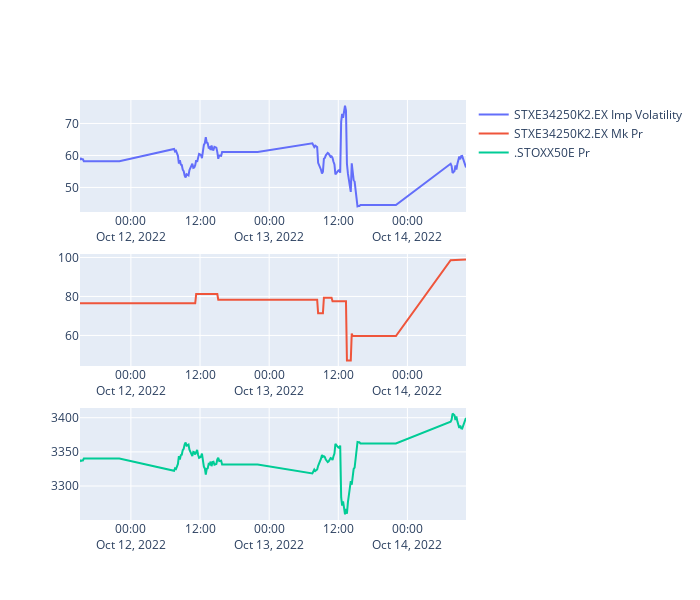

Notebook cell for this chart:
### Code cell
import refinitiv.data as rd
from refinitiv.data.content import historical_pricing
from refinitiv.data.content.historical_pricing import Intervals
from refinitiv.data.content.historical_pricing import Adjustments
from refinitiv.data.content.historical_pricing import MarketSession
from refinitiv.data.content import search

import numpy as np
import pandas as pd
import calendar
import pandas_market_calendars as mcal  # See `https://github.com/rsheftel/pandas_market_calendars/blob/master/examples/usage.ipynb` for info on this market calendar library
from datetime import datetime, timedelta
from dateutil.relativedelta import relativedelta
from pandas.tseries.offsets import BDay
from plotly.subplots import make_subplots
import plotly.graph_objects as go
import plotly.express as px # This is just to see the implied vol graph when that field is available

rd.open_session()



def get_exp_dates(year, days=True, mcal_get_calendar='EUREX'):
    '''
    get_exp_dates Version 2.0:

    This function gets expiration dates for a year for NDX options, which are the 3rd Fridays of each month.

    Changes
    ----------------------------------------------
    Changed from Version 1.0 to 2.0: Jonathan Legrand chaned Haykaz Aramyan's original code to allow
        (i) for the function's holiday argument to be changed, and defaulted to 'EUREX' as opposed to 'CBOE_Index_Options' and
        (ii) for the function to output full date objects as opposed to just days of the month if agument days=True.

    Dependencies
    ----------------------------------------------
    Python library 'pandas_market_calendars' version 3.2

    Parameters
    -----------------------------------------------
    Input:
        year(int): year for which expiration days are requested

        mcal_get_calendar(str): String of the calendar for which holidays have to be taken into account. More on this calendar (link to Github chacked 2022-10-11): https://github.com/rsheftel/pandas_market_calendars/blob/177e7922c7df5ad249b0d066b5c9e730a3ee8596/pandas_market_calendars/exchange_calendar_cboe.py
            Default: mcal_get_calendar='EUREX'

        days(bool): If True, only days of the month is outputed, else it's dataeime objects
            Default: days=True

    Output:
        dates(dict): dictionary of expiration days for each month of a specified year in datetime.date format.
    '''

    # get CBOE market holidays
    EUREXCal = mcal.get_calendar(mcal_get_calendar)
    holidays = EUREXCal.holidays().holidays

    # set calendar starting from Saturday
    c = calendar.Calendar(firstweekday=calendar.SATURDAY)

    # get the 3rd Friday of each month
    exp_dates = {}
    for i in range(1, 13):
        monthcal = c.monthdatescalendar(year, i)
        date = monthcal[2][-1]
        # check if found date is an holiday and get the previous date if it is
        if date in holidays:
            date = date + timedelta(-1)
        # append the date to the dictionary
        if year in exp_dates:
            ### Changed from original code from here on by Jonathan Legrand on 2022-10-11
            if days: exp_dates[year].append(date.day)
            else: exp_dates[year].append(date)
        else:
            if days: exp_dates[year] = [date.day]
            else: exp_dates[year] = [date]
    return exp_dates



timeOfCalcDatetime = datetime.now()  # For now, we will focuss on the use-case where we are calculating values for today; later we will allow for it historically for any day going back a few business days.
timeOfCalcStr = datetime.now().strftime('%Y-%m-%d')

fullDatesAtTimeOfCalc = get_exp_dates(timeOfCalcDatetime.year, days=False) # `timeOfCalcDatetime.year` here is 2022
fullDatesAtTimeOfCalcDatetime = [
    datetime(i.year, i.month, i.day)
    for i in fullDatesAtTimeOfCalc[list(fullDatesAtTimeOfCalc.keys())[0]]]




expiryDateOfInt = [i for i in fullDatesAtTimeOfCalcDatetime
                   if i > timeOfCalcDatetime + relativedelta(days=x)][0]



response2 = search.Definition(
    view = search.Views.SEARCH_ALL, # To see what views are available: `help(search.Views)` & `search.metadata.Definition(view = search.Views.SEARCH_ALL).get_data().data.df.to_excel("SEARCH_ALL.xlsx")`
    query=".STOXX50E",
    select="DocumentTitle, RIC, StrikePrice, ExchangeCode, ExpiryDate, UnderlyingAsset, " +
            "UnderlyingAssetName, UnderlyingAssetRIC, ESMAUnderlyingIndexCode, RCSUnderlyingMarket" +
            "UnderlyingQuoteName, UnderlyingQuoteRIC",
    filter="RCSAssetCategoryLeaf eq 'Option' and RIC eq 'STX*' and DocumentTitle ne '*Weekly*' " +
    "and CallPutOption eq 'Call' and ExchangeCode eq 'EUX' and " +
    f"ExpiryDate ge {(expiryDateOfInt - relativedelta(days=1)).strftime('%Y-%m-%d')} " +
    f"and ExpiryDate lt {(expiryDateOfInt + relativedelta(days=1)).strftime('%Y-%m-%d')}",  # ge (greater than or equal to), gt (greater than), lt (less than) and le (less than or equal to). These can only be applied to numeric and date properties.
    top=10000,
).get_data()
searchDf2 = response2.data.df

currentUnderlyingPrc = rd.get_history(
    universe=[searchDf2.UnderlyingQuoteRIC[0][0]],
    fields=["TRDPRC_1"],
    interval="tick").iloc[-1][0]
display(searchDf2.iloc[(searchDf2['StrikePrice']-currentUnderlyingPrc).abs().argsort()[:1]])



instrument = searchDf2.iloc[(searchDf2['StrikePrice']-currentUnderlyingPrc).abs().argsort()[:1]].RIC.values[0]



start = (timeOfCalcDatetime - pd.tseries.offsets.BDay(3)).strftime('%Y-%m-%dT%H:%M:%S.%f')  # '2022-10-05T07:30:00.000'
end = (datetime.now() - timedelta(minutes=0)).strftime('%Y-%m-%dT%H:%M:%S.%f') #  '2022-09-09T20:00:00.000'



_optnMrktPrice = rd.get_history(
    universe=[instrument],
    fields=["TRDPRC_1"],
    interval="10min",
    start=start,  # Ought to always start at 4 am for OPRA exchanged Options, more info in the article below
    end=end)  # Ought to always end at 8 pm for OPRA exchanged Options, more info in the article below



optnMrktPrice = _optnMrktPrice.resample('10Min').mean() # get a datapoint every 10 min
optnMrktPrice = optnMrktPrice[optnMrktPrice.index.strftime('%Y-%m-%d').isin([i for i in _optnMrktPrice.index.strftime('%Y-%m-%d').unique()])]  # Only keep trading days
optnMrktPrice = optnMrktPrice.loc[(optnMrktPrice.index.strftime('%H:%M:%S') >= '07:30:00') & (optnMrktPrice.index.strftime('%H:%M:%S') <= '22:00:00')]  # Only keep trading hours
optnMrktPrice.fillna(method='ffill', inplace=True)  # Forward Fill to populate NaN values



underlying = searchDf2.iloc[(searchDf2['StrikePrice']-currentUnderlyingPrc).abs().argsort()[:1]].UnderlyingQuoteRIC.values[0][0]



_underlyingMrktPrice = rd.get_history(
    universe=[underlying],
    fields=["TRDPRC_1"],
    interval="10min",
    start=start,
    end=end)
print(f"{underlying} data frame:")
display(_underlyingMrktPrice.iloc[-2:])



df = optnMrktPrice.copy()
df['underlying ' + underlying + ' TRDPRC_1'] = _underlyingMrktPrice
df.fillna(method='ffill', inplace=True)  # Forward Fill to populate NaN values
df = df.dropna()



K = searchDf2.iloc[(searchDf2['StrikePrice']-currentUnderlyingPrc).abs().argsort()[:1]].StrikePrice.values[0]



_EurRfRate = rd.get_history(
    universe=['EURIBOR3MD='],  # USD3MFSR=, USDSOFR=
    fields=['TR.FIXINGVALUE'],
    # Since we will use `dropna()` as a way to select the rows we are after later on in the code, we need to ask for more risk-free data than needed, just in case we don't have enough:
    start=(datetime.strptime(start, '%Y-%m-%dT%H:%M:%S.%f') - timedelta(days=1)).strftime('%Y-%m-%d'),
    end=(datetime.strptime(end, '%Y-%m-%dT%H:%M:%S.%f') + timedelta(days=1)).strftime('%Y-%m-%d'))



EurRfRate = _EurRfRate.resample('10Min').mean().fillna(method='ffill')
df['EurRfRate'] = EurRfRate
df = df.fillna(method='ffill')



request_definition = rd.delivery.endpoint_request.Definition(
    method = rd.delivery.endpoint_request.RequestMethod.POST,
    url = 'https://api.refinitiv.com/data/quantitative-analytics/v1/financial-contracts',
    body_parameters={
    "fields": [
    "MarketValueInDealCcy",
    "RiskFreeRatePercent",
    "UnderlyingPrice",
    "PricingModelType",
    "DividendType",
    "VolatilityType",
    "UnderlyingTimeStamp",
    "ReportCcy",
    "VolatilityType",
    "Volatility",
    "DeltaPercent",
    "GammaPercent",
    "RhoPercent",
    "ThetaPercent",
    "VegaPercent"
  ],
  "outputs": [
    "Data",
    "Headers"
  ],
  "universe": [
        {
          "instrumentType": "Option",
          "instrumentDefinition": {
            "buySell": "Buy",
            "underlyingType": "Eti",
            "instrumentCode": "STXE35500J2.EX",
            "strike": str(K),
          },
          "pricingParameters": {
            "marketValueInDealCcy": str(df['TRDPRC_1'][i]),
            "riskFreeRatePercent": str(df['EurRfRate'][i]),
            "underlyingPrice": str(df['underlying ' + underlying + ' TRDPRC_1'][i]),
            "pricingModelType": "BlackScholes",
            "dividendType": "ImpliedYield",
            "volatilityType": "Implied",
            "underlyingTimeStamp": "Default",
            "reportCcy": "EUR"
          }
        }
      for i in range(len(df.index))]
}
)

response3 = request_definition.get_data()
headers_name = [h['name'] for h in response3.data.raw['headers']]
response3df = pd.DataFrame(data=response3.data.raw['data'], columns=headers_name)



IPADf = response3df.copy()
IPADf.index = df.index
IPADf.columns.name = df.columns.name



fig = make_subplots(rows=3, cols=1)

fig.add_trace(go.Scatter(x=IPADf.index, y=IPADf.Volatility, name=instrument + ' Imp Volatility'), row=1, col=1)
fig.add_trace(go.Scatter(x=IPADf.index, y=IPADf.MarketValueInDealCcy, name=instrument + ' Mk Pr'), row=2, col=1)
fig.add_trace(go.Scatter(x=IPADf.index, y=IPADf.UnderlyingPrice, name=underlying + ' Pr'), row=3, col=1)


fig.update(layout_xaxis_rangeslider_visible=False)
fig.update_layout(title=IPADf.columns.name)
fig.update_layout(
    autosize=False,
    # width=1400,
    height=600)
fig.show()

### Figure 1 — Plotly figure (JSON) as saved in the notebook; plotly's stock layout.template omitted (floating-point values rounded to 4 significant figures; data arrays with more than 128 entries replaced by an {"elided": "..."} marker saying what was removed)
{"data": [{"name": "STXE34250K2.EX Imp Volatility", "type": "scatter", "x": {"elided": "235 str values"}, "xaxis": "x", "y": {"elided": "235 float values"}, "yaxis": "y"}, {"name": "STXE34250K2.EX Mk Pr", "type": "scatter", "x": {"elided": "235 str values"}, "xaxis": "x2", "y": {"elided": "235 float values"}, "yaxis": "y2"}, {"name": ".STOXX50E Pr", "type": "scatter", "x": {"elided": "235 str values"}, "xaxis": "x3", "y": {"elided": "235 float values"}, "yaxis": "y3"}], "layout": {"autosize": false, "height": 600, "title": {}, "width": 700, "xaxis": {"anchor": "y", "autorange": true, "domain": [0, 1], "range": ["2022-10-11 15:10", "2022-10-14 10:10"], "rangeslider": {"visible": false, "yaxis": {}}, "type": "date"}, "xaxis2": {"anchor": "y2", "autorange": true, "domain": [0, 1], "range": ["2022-10-11 15:10", "2022-10-14 10:10"], "type": "date"}, "xaxis3": {"anchor": "y3", "autorange": true, "domain": [0, 1], "range": ["2022-10-11 15:10", "2022-10-14 10:10"], "type": "date"}, "yaxis": {"anchor": "x", "autorange": true, "domain": [0.7333, 1], "range": [42.32, 77.34], "type": "linear"}, "yaxis2": {"anchor": "x2", "autorange": true, "domain": [0.3667, 0.6333], "range": [44.33, 101.8], "type": "linear"}, "yaxis3": {"anchor": "x3", "autorange": true, "domain": [0, 0.2667], "range": [3250.0, 3414.0], "type": "linear"}}}
